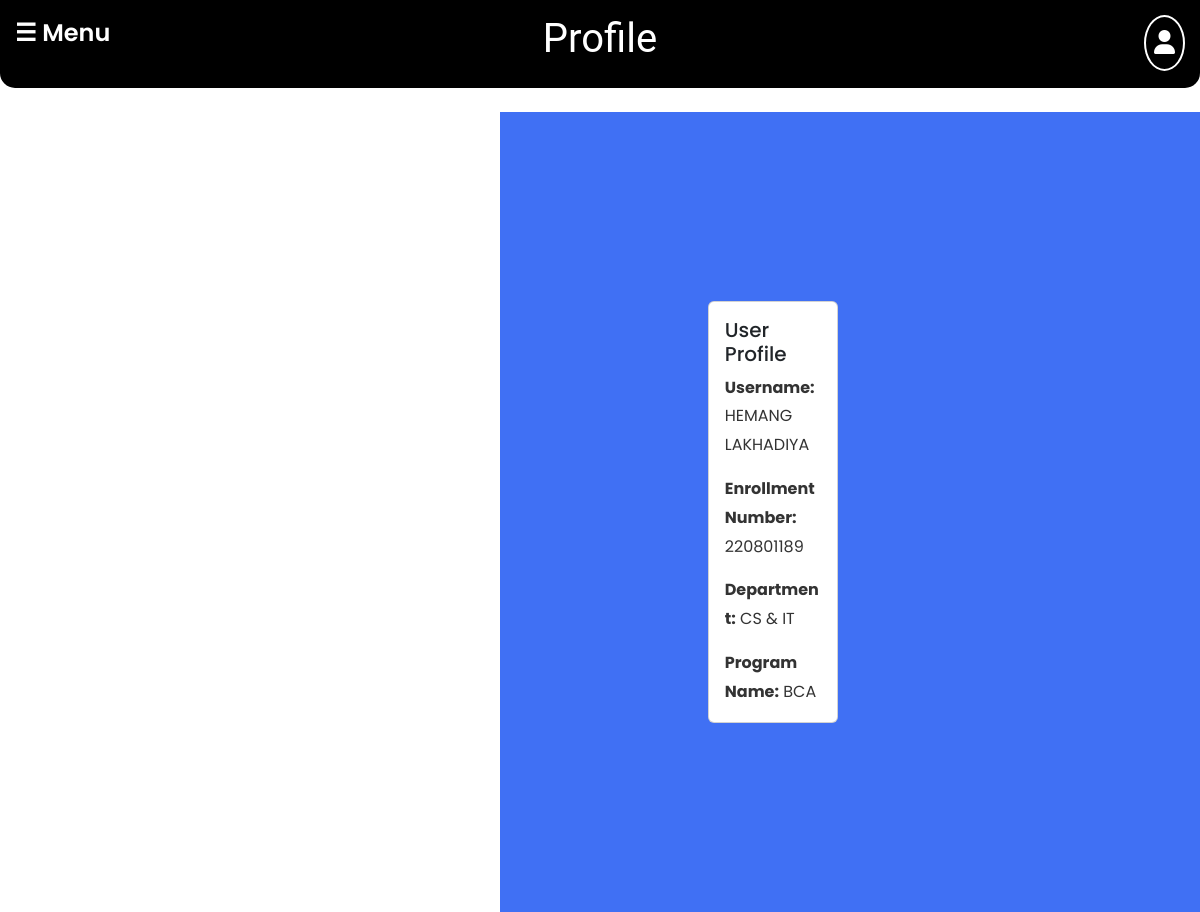
The page /UserDashboard/profile.php (signed in) on the database its author committed.
### tables this page shows
CREATE TABLE `users` (
  `user_id` int(11) NOT NULL,
  `email` varchar(255) NOT NULL,
  `username` varchar(255) NOT NULL,
  `picture` varchar(255) DEFAULT NULL,
  `verifiedEmail` tinyint(1) DEFAULT NULL,
  `token` varchar(255) NOT NULL,
  `password` varchar(255) NOT NULL,
  `active_status` int(11) NOT NULL DEFAULT 0,
  `role` int(11) NOT NULL DEFAULT 0
);

CREATE TABLE `userinformation` (
  `id` int(11) NOT NULL,
  `user_id` int(11) DEFAULT NULL,
  `enrollment_number` varchar(255) DEFAULT NULL,
  `department` varchar(255) DEFAULT NULL,
  `program_name` varchar(255) DEFAULT NULL
);

### UserDashboard/profile.php (the view, shortened to what this page needs)
<?php
$conn = new mysqli('localhost', 'root', '', 'portfoliohub');
$sql = "SELECT * FROM users WHERE token = '{$_SESSION['user_token']}'";
$result = mysqli_query($conn, $sql);
if (mysqli_num_rows($result) > 0) {
    $userinfo = mysqli_fetch_assoc($result);
} else {
    header("Location: /portfoliohub/Login/index.php");
    die();
}
$checkInfoSql = "SELECT * FROM userInformation WHERE user_id = ?";
$checkInfoStmt = $conn->prepare($checkInfoSql);
$checkInfoStmt->bind_param("i", $userinfo['user_id']);
$checkInfoStmt->execute();
$checkInfoResult = $checkInfoStmt->get_result();
$userHasInfo = mysqli_num_rows($checkInfoResult) > 0;
$userInfoSql = "SELECT * FROM userInformation WHERE user_id = ?";
$userInfoStmt = $conn->prepare($userInfoSql);
$userInfoStmt->bind_param("i", $userinfo['user_id']);
$userInfoStmt->execute();
$userInfoResult = $userInfoStmt->get_result();
if ($userInfoResult->num_rows > 0) {
    $userInformationData = $userInfoResult->fetch_assoc();
}
?>
<!DOCTYPE html>
<html lang="en">
<head>
    <link rel="stylesheet" href="css/style.css">
    <link rel="stylesheet" href="https://cdnjs.cloudflare.com/ajax/libs/font-awesome/6.0.0/css/all.min.css">
    <link href="https://cdn.jsdelivr.net/npm/bootstrap@5.3.0/dist/css/bootstrap.min.css" rel="stylesheet">
</head>
<body>
    <?php include('header.php'); ?>
    <div class="center-screen">
        <div class="container mt-4">
            <div class="row">
                <div class="col-md-6">
                    <div class="card">
                        <div class="card-body">
                            <h5 class="card-title">User Profile</h5>
                            <p class="card-text"><strong>Username:</strong> <?= isset($userinfo['username']) ? $userinfo['username'] : '' ?></p>
                            <?php if ($userHasInfo) : ?>
                                <p class="card-text"><strong>Enrollment Number:</strong> <?= $userInformationData['enrollment_number'] ?? '' ?></p>
                                <p class="card-text"><strong>Department:</strong> <?= $userInformationData['department'] ?? '' ?></p>
                                <p class="card-text"><strong>Program Name:</strong> <?= $userInformationData['program_name'] ?? '' ?></p>
                            <?php else : ?>
                                <p class="card-text">No additional information available. <a href="settings.php">Setup your profile</a></p>
                            <?php endif; ?>
                        </div>
                    </div>
                </div>
            </div>
        </div>
    </div>
    <?php include('footer.php'); ?>
</body>
</html>

### css/style.css (style rules this page uses)
* { margin: 0; padding: 0; box-sizing: border-box; font-family: 'Poppins', sans-serif; }
.container { height: 100vh; width: 100%; display: flex; align-items: center; justify-content: center; background-color: #4070f4; column-gap: 30px; }

### UserDashboard/css/styles.css (style rules this page uses)
body { font-family: 'Segoe UI', Tahoma, Geneva, Verdana, sans-serif; background: #fff; color: #333; margin: 0; padding: 0; overflow-x: hidden; transition: background-color 0.5s ease-in-out; }
p { font-size: 16px; line-height: 1.8; margin-bottom: 15px; color: #333; }

### UserDashboard/profile.php (style rules this page uses)
.center-screen { display: flex; justify-content: center; align-items: center; min-height: 60vh; margin-left: 500px; }

### rows shown on the page
users: username "HEMANG LAKHADIYA"
userinformation: enrollment_number "220801189", department "CS & IT", program_name "BCA"

### other values the page prints
$pageTitle "Profile"
